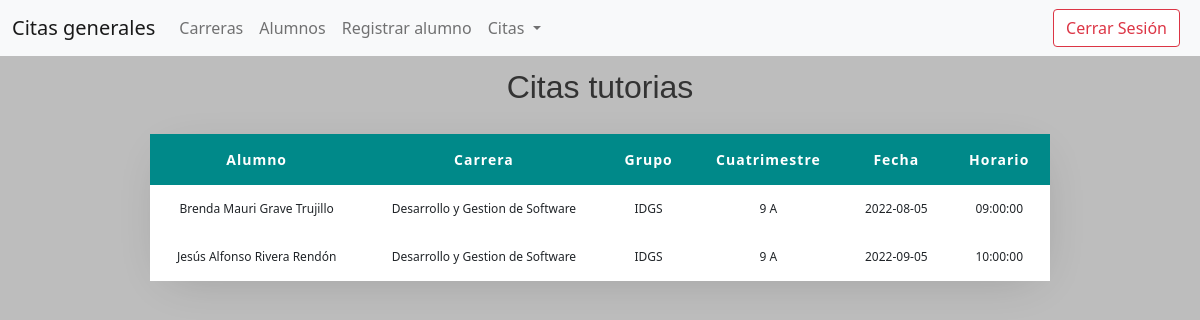
Screenshot of /pagina/tutorias/lista_tutor.php (signed in) with the database file from the repository.
### tables this page shows
CREATE TABLE `persona` (
  `id` bigint(20) UNSIGNED NOT NULL,
  `nombre` char(50) NOT NULL,
  `a_paterno` char(30) NOT NULL,
  `a_materno` char(30) NOT NULL,
  `edad` int(11) NOT NULL,
  `genero` char(15) NOT NULL,
  `created_at` timestamp NULL DEFAULT NULL,
  `updated_at` timestamp NULL DEFAULT NULL
);

CREATE TABLE `carrera` (
  `id` bigint(20) UNSIGNED NOT NULL,
  `nombre_carrera` char(50) NOT NULL,
  `imagen` varchar(900) NOT NULL,
  `created_at` timestamp NULL DEFAULT NULL,
  `updated_at` timestamp NULL DEFAULT NULL
);

CREATE TABLE `grupo` (
  `id` bigint(20) UNSIGNED NOT NULL,
  `nombre_grupo` char(30) NOT NULL,
  `grado` char(20) NOT NULL,
  `grupo` char(1) NOT NULL,
  `imagen` varchar(900) NOT NULL,
  `fkcarrera` bigint(20) UNSIGNED NOT NULL,
  `created_at` timestamp NULL DEFAULT NULL,
  `updated_at` timestamp NULL DEFAULT NULL
);

CREATE TABLE `citas` (
  `id` bigint(20) UNSIGNED NOT NULL,
  `tipo_cita` char(50) NOT NULL,
  `fecha` date NOT NULL,
  `hora` time NOT NULL,
  `estatus` tinyint(1) NOT NULL,
  `fkalumno` bigint(20) UNSIGNED NOT NULL,
  `fkencargada` bigint(20) UNSIGNED NOT NULL,
  `created_at` timestamp NULL DEFAULT NULL,
  `updated_at` timestamp NULL DEFAULT NULL
);

### pagina/tutorias/clases/clases.php (called while the page is built, shortened)
<?php
class Citas{
	function __construct(){
		require_once("conexion.php");
		$this->conexion= new Conexion();
	}
	function mostrarT(){
		$consulta="SELECT nombre, a_paterno, a_materno, nombre_carrera, nombre_grupo, grado, grupo, tipo_cita, hora, fecha FROM alumno a INNER JOIN citas c ON a.id=c.fkalumno INNER JOIN persona p ON p.id=a.fkpersona INNER JOIN grupo g ON g.id=a.fkgrupo INNER JOIN carrera ca ON ca.id=g.fkcarrera WHERE estatus=1 AND tipo_cita='Tutorias' ORDER BY fecha, hora ASC";
		$resultado=$this->conexion->returnConsulta($consulta);
		return $resultado;
	}
}
?>

### pagina/tutorias/clases/conexion.php (called while the page is built, shortened)
<?php
class Conexion extends mysqli{
    function returnConsulta($consulta){
        $datos=$this->query($consulta);
        return $datos;
    }
}
?>

### pagina/tutorias/lista_tutor.php (the view, shortened to what this page needs)
<?php
require_once("clases/clases.php");
$cita= new Citas();
$registros=$cita->mostrarT();
?>
<!DOCTYPE html>
<html lang="en">
<head>
    <link rel="stylesheet" href="css/estilo.css">
    <link rel="stylesheet" href="css/bootstrap.css">
</head>
<body>
<nav class="navbar navbar-expand-lg navbar-light bg-light fixed-top">
  <div class="container-fluid">
    <a class="navbar-brand" href="lista_citas.php">Citas generales</a>
    <div class="collapse navbar-collapse" id="navbarSupportedContent">
      <ul class="navbar-nav me-auto mb-2 mb-lg-0">
        <li class="nav-item">
            <a class="nav-link" href="lista_carrera.php">Carreras</a>
        </li>
        <li class="nav-item">
            <a class="nav-link" href="lista_alumno.php">Alumnos</a>
        </li>
        <li class="nav-item">
            <a class="nav-link" href="formulario_alumno.php">Registrar alumno</a>
        </li>
        <li class="nav-item dropdown">
          <a class="nav-link dropdown-toggle" href="#" id="navbarDropdown" role="button" data-bs-toggle="dropdown" aria-expanded="false">
            Citas
          </a>
        </li>
      </ul>
      <form class="d-flex">
        <a href="cerrar_sesion.php" id="logout" class="form-control me-2 btn-outline-danger">Cerrar Sesión</a>
      </form>
    </div>
  </div>
</nav><br><br>
    <div align="center">
    <h2>Citas tutorias</h2>
    <table align="center">
        <thead>
            <tr>
                <th>Alumno</th>
                <th>Carrera</th>
                <th>Grupo</th>
                <th>Cuatrimestre</th>
                <th>Fecha</th>
                <th>Horario</th>
            </tr>
        </thead>
            <tbody>
            <?php
                while($fila=mysqli_fetch_array($registros)){
             ?>
            <tr>
                <td><?=$fila['nombre']." ".$fila['a_paterno']." ".$fila['a_materno']; ?></td>
                <td><?=$fila['nombre_carrera']; ?></td>
                <td><?=$fila['nombre_grupo']; ?></td>
                <td><?=$fila['grado']." ".$fila['grupo']; ?></td>
                <td><?=$fila['fecha']; ?></td>
                <td><?=$fila['hora']; ?></td>
            </tr>
            <?php
                }
            ?>
        </tbody>
    </table><br><br>
</div>
</body>
</html>

### pagina/tutorias/css/estilo.css (style rules this page uses)
html, body, h1, h2, form, label, header { margin: 0; padding: 0; border: 0; font-size: 100%; vertical-align: baseline; }
html, body { padding: 0; margin: 0; background: #bdbdbd; font-family: 'Raleway', sans-serif; }
table { background-color: white; text-align: center; border-collapse: collapse; width: 75%; box-shadow: 2px 9px 49px -17px rgba(0, 0, 0, 0.2); }
thead { background-color: #008989; color: white; }
th, td { padding: 15px; }
th { border: 1px solid #ddd; font-size: 14px; letter-spacing: 1px; color: white; }
td { font-size: 12px; border: 1px solid #ddd; }
h2 { font-size: 24px; color: #333; letter-spacing: 1px; font-family: 'Raleway', sans-serif; font-weight: 400; margin: 1em 0em .5em 0em; }
h2, h1 { margin: 0; padding: 20px; font-family: 'Relaway', sans-serif; font-weight: 600; letter-spacing: 0px; }
#logout { float: right; text-decoration: none; }

### rows the page displays
persona: nombre "Brenda Mauri", a_paterno "Grave", a_materno "Trujillo", carrera.nombre_carrera "Desarrollo y Gestion de Software", grupo.nombre_grupo "IDGS", grupo.grado "9", grupo.grupo "A", citas.fecha "2022-08-05", citas.hora "09:00:00"
persona: nombre "Jesús Alfonso", a_paterno "Rivera", a_materno "Rendón", carrera.nombre_carrera "Desarrollo y Gestion de Software", grupo.nombre_grupo "IDGS", grupo.grado "9", grupo.grupo "A", citas.fecha "2022-09-05", citas.hora "10:00:00"
